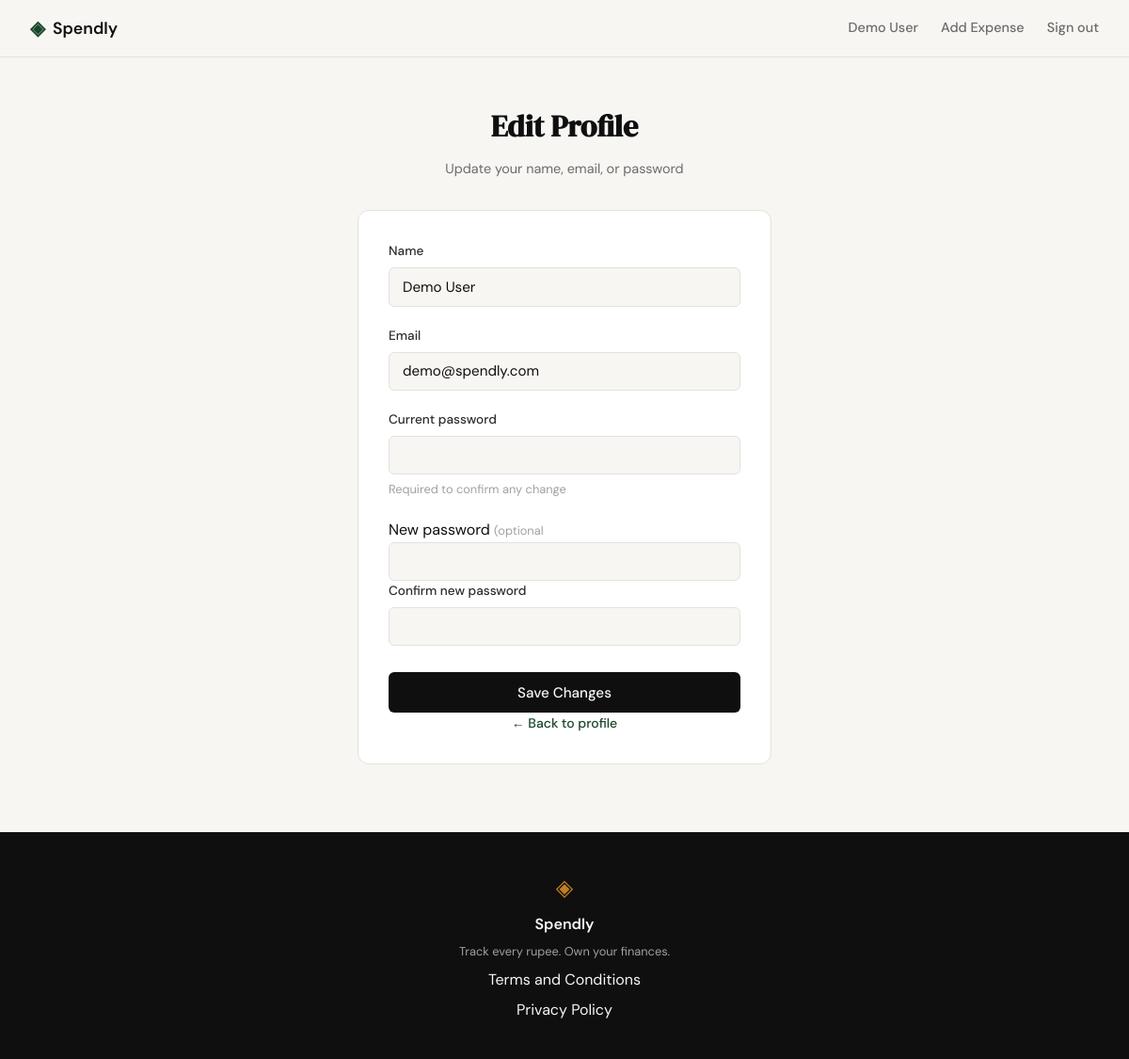
/profile/edit (signed in), run on the app's committed database.
### tables this page shows
CREATE TABLE users (
            id            INTEGER PRIMARY KEY AUTOINCREMENT,
            name          TEXT    NOT NULL,
            email         TEXT    UNIQUE NOT NULL,
            password_hash TEXT    NOT NULL,
            created_at    TEXT    DEFAULT (datetime('now'))
        );

### app.py (the view, shortened to what this page needs)
@app.route("/profile/edit", methods=["GET", "POST"])
def edit_profile():
    if not session.get("user_id"):
        return redirect(url_for("login"))
    uid = session["user_id"]
    user_row = get_user_row_by_id(uid)
    if user_row is None:
        session.clear()
        return redirect(url_for("login"))
    return render_template(
        "edit_profile.html",
        form={"name": user_row["name"], "email": user_row["email"]},
        want_password_change=False,
    )

### database/db.py (called while the page is built)
def get_db():
    conn = sqlite3.connect(DB_PATH)
    conn.row_factory = sqlite3.Row
    conn.execute("PRAGMA foreign_keys = ON")
    return conn

def get_user_row_by_id(user_id):
    conn = get_db()
    row = conn.execute(
        "SELECT id, name, email, password_hash FROM users WHERE id = ?",
        (user_id,),
    ).fetchone()
    conn.close()
    return row

### templates/edit_profile.html (shortened to what this page needs)
{% extends "base.html" %}
{% block head %}
<link rel="stylesheet" href="{{ url_for('static', filename='css/edit_profile.css') }}">
{% endblock %}
{% block content %}
<section class="auth-section">
    <div class="auth-container">
        <div class="auth-header">
            <h1 class="auth-title">Edit Profile</h1>
            <p class="auth-subtitle">Update your name, email, or password</p>
       </div>
        <div class="auth-card">
            <form action="{{ url_for('edit_profile') }}" method="POST" novalidate>
                <div class="form-group">
                    <label for="name">Name</label>
                    <input id="name" name="name" type="text" class="form-input"
                           value="{{ form.name }}" required maxlength="80"
                           autocomplete="name">
               </div>
                <div class="form-group">
                    <label for="email">Email</label>
                    <input id="email" name="email" type="email" class="form-input"
                           value="{{ form.email }}" required
                           autocomplete="email">
               </div>
                <div class="form-group">
                    <label for="current_password">Current password</label>
                    <input id="current_password" name="current_password"
                           type="password" class="form-input" required
                           autocomplete="current-password">
                    <small class="form-hint">Required to confirm any change</small>
               </div>
                <div class="form-divider</div>
                <div class="form-group">
                    <label for="new_password">
                        New password <span class="form-optional">(optional</span>
                   </label>
                    <input id="new_password" name="new_password"
                           type="password" class="form-input"
                           minlength="6" autocomplete="new-password">
               </div>
                <div class="form-group">
                    <label for="confirm_password">Confirm new password</label>
                    <input id="confirm_password" name="confirm_password"
                           type="password" class="form-input"
                           minlength="6" autocomplete="new-password">
               </div>
                <button type="submit" class="btn-submit">Save Changes</button>
                <div class="auth-switch">
                    <a href="{{ url_for('profile') }}">← Back to profile</a>
               </div>
           </form>
       </div>
   </div>
</section>
{% endblock %}

### templates/base.html (shortened to what this page needs)
<!DOCTYPE html>
<html lang="en">
<head>
    <link rel="stylesheet" href="{{ url_for('static', filename='css/style.css') }}">
    {% block head %}{% endblock %}
</head>
<body>
    <nav class="navbar">
        <div class="nav-inner">
            <a href="{{ url_for('landing') }}" class="nav-brand">
                <span class="brand-icon">◈</span>
                <span class="brand-name">Spendly</span>
            </a>
            <div class="nav-links">
                {% if session.user_id %}
                <a href="{{ url_for('profile') }}" class="nav-username">{{ session.user_name }}</a>
                <a href="{{ url_for('add_expense') }}">Add Expense</a>
                <a href="{{ url_for('logout') }}">Sign out</a>
                {% else %}
                <a href="{{ url_for('login') }}">Sign in</a>
                <a href="{{ url_for('register') }}" class="nav-cta">Get started</a>
                {% endif %}
            </div>
        </div>
    </nav>
    <main class="main-content">
        {% block content %}{% endblock %}
    </main>
    <footer class="footer">
        <div class="footer-inner">
            <span class="brand-icon">◈</span>
            <span class="footer-name">Spendly</span>
            <p class="footer-copy">Track every rupee. Own your finances.</p>
            <a href="/terms">Terms and Conditions</a>
            <a href="/privacy">Privacy Policy</a>
        </div>
    </footer>
</body>
</html>

### static/css/style.css (style rules this page uses)
:root { --ink: #0f0f0f; --ink-soft: #2d2d2d; --ink-muted: #6b6b6b; --ink-faint: #a0a0a0; --paper: #f7f6f3; --paper-warm: #f0ede6; --paper-card: #ffffff; --accent: #1a472a; --accent-light: #e8f0eb; --accent-2: #c17f24; --accent-2-light: #fdf3e3; --danger: #c0392b; --danger-light: #fdecea; --border: #e4e1da; --border-soft: #eeebe4; --font-display: 'DM Serif Display', Georgia, serif; --font-body: 'DM Sans', system-ui, sans-serif; --max-width: 1200px; --auth-width: 440px; --radius-sm: 6px; --radius-md: 12px; --radius-lg: 20px; }
*, *::before, *::after { box-sizing: border-box; margin: 0; padding: 0; }
html { font-size: 16px; scroll-behavior: smooth; }
body { background: var(--paper); color: var(--ink); font-family: var(--font-body); font-size: 1rem; line-height: 1.6; -webkit-font-smoothing: antialiased; }
a { color: inherit; text-decoration: none; }
.navbar { position: sticky; top: 0; z-index: 100; background: var(--paper); border-bottom: 1px solid var(--border); padding: 0 2rem; }
.nav-inner { max-width: var(--max-width); margin: 0 auto; height: 60px; display: flex; align-items: center; justify-content: space-between; }
.nav-brand { display: flex; align-items: center; gap: 0.5rem; font-family: var(--font-body); font-weight: 600; font-size: 1.1rem; color: var(--ink); }
.brand-icon { color: var(--accent); font-size: 1.3rem; }
.brand-name { color: var(--ink); }
.nav-links { display: flex; align-items: center; gap: 1.5rem; font-size: 0.9rem; font-weight: 500; }
.nav-links a { color: var(--ink-muted); transition: color 0.2s; }
.main-content { min-height: calc(100vh - 60px - 100px); }
.auth-section { min-height: calc(100vh - 60px - 100px); display: flex; align-items: center; justify-content: center; padding: 3rem 2rem; }
.auth-container { width: 100%; max-width: var(--auth-width); }
.auth-header { text-align: center; margin-bottom: 2rem; }
.auth-title { font-family: var(--font-display); font-size: 2rem; color: var(--ink); margin-bottom: 0.5rem; }
.auth-subtitle { font-size: 0.9rem; color: var(--ink-muted); }
.auth-card { background: var(--paper-card); border: 1px solid var(--border); border-radius: var(--radius-md); padding: 2rem; margin-bottom: 1.5rem; }
.form-group { margin-bottom: 1.25rem; }
.form-group label { display: block; font-size: 0.85rem; font-weight: 500; color: var(--ink-soft); margin-bottom: 0.4rem; }
.form-input { width: 100%; padding: 0.6rem 0.875rem; border: 1px solid var(--border); border-radius: var(--radius-sm); font-family: var(--font-body); font-size: 0.95rem; color: var(--ink); background: var(--paper); outline: none; transition: border-color 0.2s; }
.form-input::placeholder { color: var(--ink-faint); }
.form-optional { font-size: 0.8rem; color: var(--ink-faint); font-weight: 400; }
.btn-submit { width: 100%; padding: 0.7rem; background: var(--ink); color: var(--paper); border: none; border-radius: var(--radius-sm); font-family: var(--font-body); font-size: 0.95rem; font-weight: 500; cursor: pointer; transition: background 0.2s; margin-top: 0.5rem; }
.auth-switch { text-align: center; font-size: 0.875rem; color: var(--ink-muted); }
.auth-switch a { color: var(--accent); font-weight: 500; }
.footer { background: var(--ink); color: var(--paper); padding: 2.5rem 2rem; text-align: center; }
.footer-inner { display: flex; flex-direction: column; align-items: center; gap: 0.4rem; }
.footer .brand-icon { color: var(--accent-2); font-size: 1.5rem; }
.footer-name { font-weight: 600; font-size: 1rem; }
.footer-copy { font-size: 0.8rem; color: var(--ink-faint); }
.form-hint { display: block; font-size: 0.78rem; color: var(--ink-faint); margin-top: 0.3rem; }

### static/css/edit_profile.css (style rules this page uses)
.form-hint { display: block; margin-top: 0.35rem; font-size: 0.8rem; color: var(--ink-faint); }

### data on the page
users: user_name "Demo User", name "Demo User", email "demo@spendly.com"
